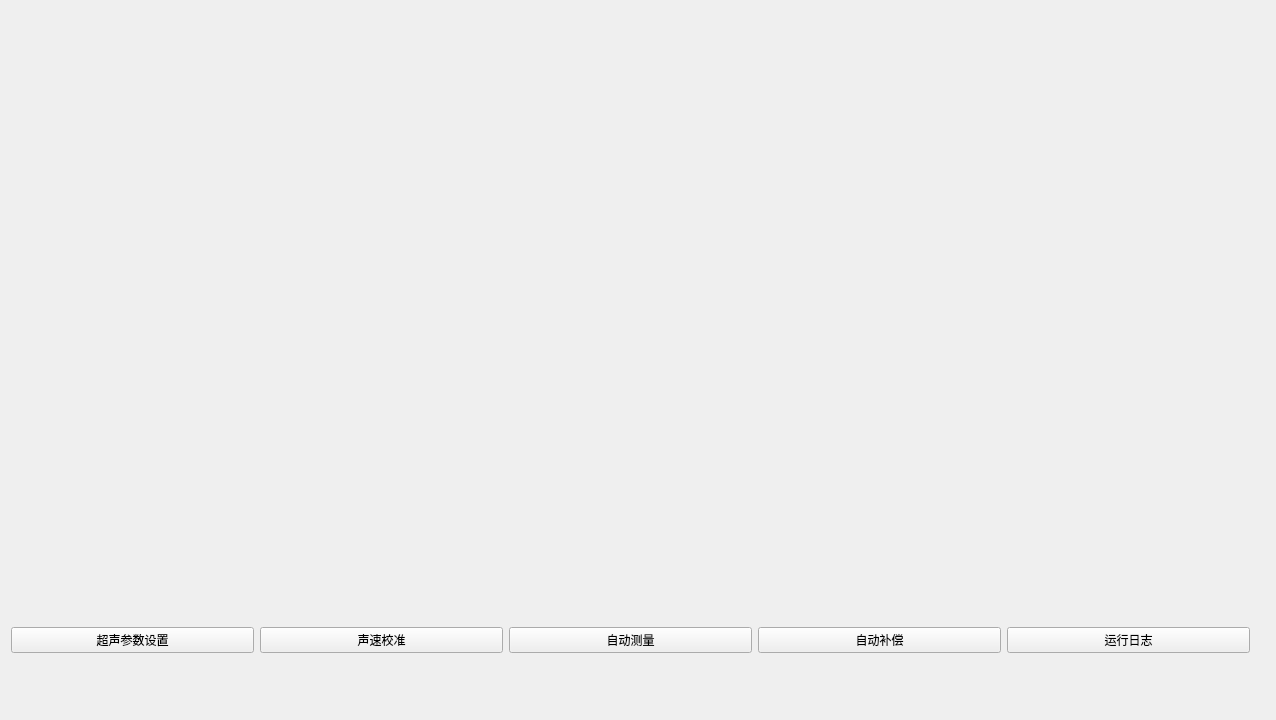
<?xml version="1.0" encoding="UTF-8"?>
<ui version="4.0">
 <class>emat_newClass</class>
 <widget class="QWidget" name="emat_newClass">
  <property name="geometry">
   <rect>
    <x>0</x>
    <y>0</y>
    <width>1276</width>
    <height>720</height>
   </rect>
  </property>
  <property name="windowTitle">
   <string>emat_new</string>
  </property>
  <widget class="QWidget" name="layoutWidget">
   <property name="geometry">
    <rect>
     <x>0</x>
     <y>590</y>
     <width>1261</width>
     <height>101</height>
    </rect>
   </property>
   <layout class="QHBoxLayout" name="horizontalLayout">
    <item>
     <widget class="QPushButton" name="ptn_ultra_param">
      <property name="text">
       <string>超声参数设置</string>
      </property>
     </widget>
    </item>
    <item>
     <widget class="QPushButton" name="ptn_celibrate">
      <property name="text">
       <string>声速校准</string>
      </property>
     </widget>
    </item>
    <item>
     <widget class="QPushButton" name="ptn_auto_measure">
      <property name="text">
       <string>自动测量</string>
      </property>
     </widget>
    </item>
    <item>
     <widget class="QPushButton" name="ptn_auto_comp">
      <property name="text">
       <string>自动补偿</string>
      </property>
     </widget>
    </item>
    <item>
     <widget class="QPushButton" name="ptn_run_log">
      <property name="text">
       <string>运行日志</string>
      </property>
     </widget>
    </item>
   </layout>
  </widget>
  <widget class="QStackedWidget" name="stackedWidget">
   <property name="geometry">
    <rect>
     <x>0</x>
     <y>0</y>
     <width>1280</width>
     <height>590</height>
    </rect>
   </property>
   <widget class="QWidget" name="page"/>
   <widget class="QWidget" name="page_2"/>
  </widget>
  <widget class="QLabel" name="label_status">
   <property name="geometry">
    <rect>
     <x>0</x>
     <y>690</y>
     <width>1261</width>
     <height>20</height>
    </rect>
   </property>
   <property name="text">
    <string/>
   </property>
  </widget>
 </widget>
 <layoutdefault spacing="6" margin="11"/>
 <resources>
  <include location="emat_new.qrc"/>
 </resources>
 <connections/>
</ui>
